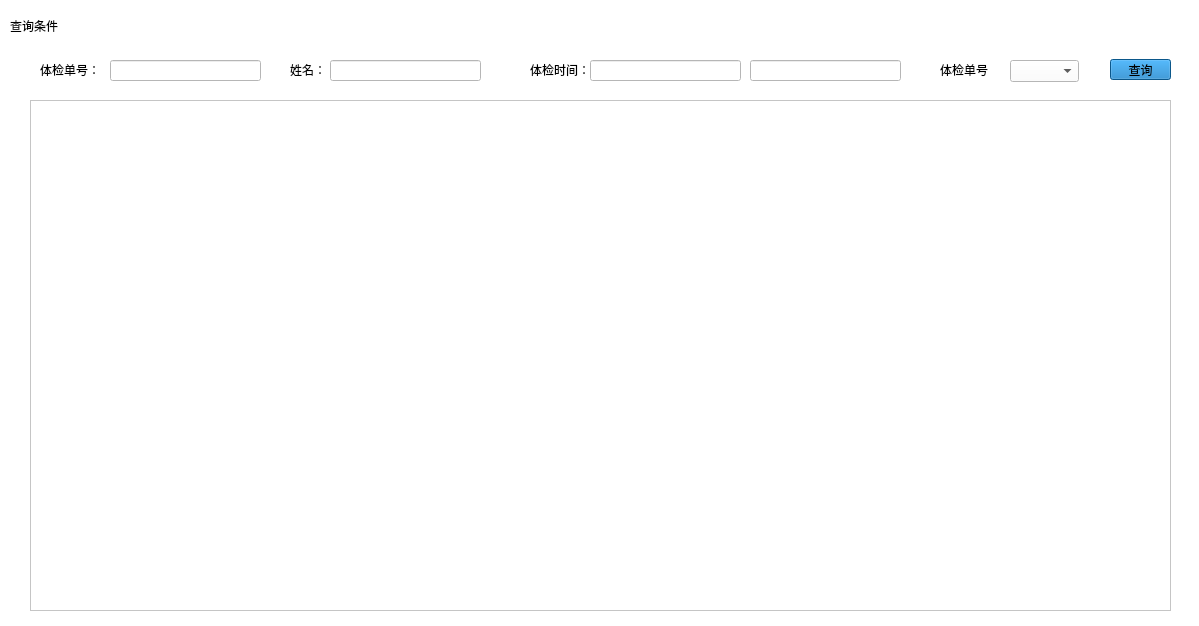
<?xml version="1.0" encoding="UTF-8"?>
<ui version="4.0">
 <class>examination_login</class>
 <widget class="QWidget" name="examination_login">
  <property name="geometry">
   <rect>
    <x>0</x>
    <y>0</y>
    <width>1199</width>
    <height>626</height>
   </rect>
  </property>
  <property name="windowTitle">
   <string>login</string>
  </property>
  <property name="styleSheet">
   <string notr="true">background-color: rgb(255, 255, 255);</string>
  </property>
  <widget class="QLineEdit" name="lineEdit_no">
   <property name="geometry">
    <rect>
     <x>110</x>
     <y>60</y>
     <width>151</width>
     <height>21</height>
    </rect>
   </property>
   <property name="styleSheet">
    <string notr="true">background-color: rgb(255, 255, 255);</string>
   </property>
  </widget>
  <widget class="QLabel" name="label">
   <property name="geometry">
    <rect>
     <x>40</x>
     <y>60</y>
     <width>61</width>
     <height>20</height>
    </rect>
   </property>
   <property name="text">
    <string>体检单号：</string>
   </property>
  </widget>
  <widget class="QPushButton" name="pushButton_lookInfo">
   <property name="geometry">
    <rect>
     <x>1110</x>
     <y>59</y>
     <width>61</width>
     <height>21</height>
    </rect>
   </property>
   <property name="styleSheet">
    <string notr="true">background-color: rgb(16, 122, 193);</string>
   </property>
   <property name="text">
    <string>查询</string>
   </property>
  </widget>
  <widget class="QLabel" name="label_2">
   <property name="geometry">
    <rect>
     <x>10</x>
     <y>10</y>
     <width>51</width>
     <height>31</height>
    </rect>
   </property>
   <property name="styleSheet">
    <string notr="true"/>
   </property>
   <property name="text">
    <string>查询条件</string>
   </property>
  </widget>
  <widget class="QLineEdit" name="lineEdit_no_2">
   <property name="geometry">
    <rect>
     <x>330</x>
     <y>60</y>
     <width>151</width>
     <height>21</height>
    </rect>
   </property>
   <property name="styleSheet">
    <string notr="true">background-color: rgb(255, 255, 255);</string>
   </property>
  </widget>
  <widget class="QLabel" name="label_3">
   <property name="geometry">
    <rect>
     <x>290</x>
     <y>60</y>
     <width>31</width>
     <height>20</height>
    </rect>
   </property>
   <property name="text">
    <string>姓名：</string>
   </property>
  </widget>
  <widget class="QLabel" name="label_4">
   <property name="geometry">
    <rect>
     <x>530</x>
     <y>60</y>
     <width>61</width>
     <height>20</height>
    </rect>
   </property>
   <property name="text">
    <string>体检时间：</string>
   </property>
  </widget>
  <widget class="QLineEdit" name="lineEdit_no_3">
   <property name="geometry">
    <rect>
     <x>590</x>
     <y>60</y>
     <width>151</width>
     <height>21</height>
    </rect>
   </property>
   <property name="styleSheet">
    <string notr="true">background-color: rgb(255, 255, 255);</string>
   </property>
  </widget>
  <widget class="QLineEdit" name="lineEdit_no_4">
   <property name="geometry">
    <rect>
     <x>750</x>
     <y>60</y>
     <width>151</width>
     <height>21</height>
    </rect>
   </property>
   <property name="styleSheet">
    <string notr="true">background-color: rgb(255, 255, 255);</string>
   </property>
  </widget>
  <widget class="QLabel" name="label_5">
   <property name="geometry">
    <rect>
     <x>940</x>
     <y>60</y>
     <width>61</width>
     <height>20</height>
    </rect>
   </property>
   <property name="text">
    <string>体检单号</string>
   </property>
  </widget>
  <widget class="QComboBox" name="comboBox">
   <property name="geometry">
    <rect>
     <x>1010</x>
     <y>60</y>
     <width>69</width>
     <height>22</height>
    </rect>
   </property>
   <item>
    <property name="text">
     <string/>
    </property>
   </item>
   <item>
    <property name="text">
     <string>男</string>
    </property>
   </item>
   <item>
    <property name="text">
     <string>女</string>
    </property>
   </item>
  </widget>
  <widget class="QTableWidget" name="tableWidget">
   <property name="geometry">
    <rect>
     <x>30</x>
     <y>100</y>
     <width>1141</width>
     <height>511</height>
    </rect>
   </property>
  </widget>
 </widget>
 <resources/>
 <connections/>
</ui>
